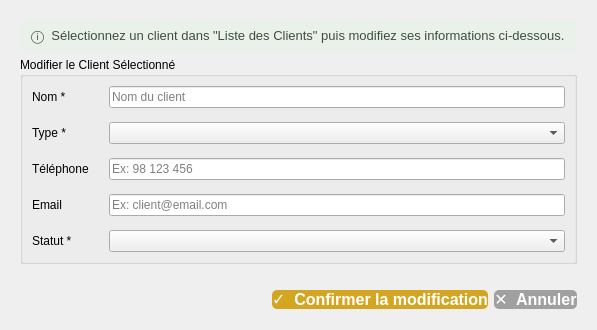
                                <widget class="QWidget" name="tabModifier2">
                                  <attribute name="title">
                                    <string>Modifier un Client</string>
                                  </attribute>
                                  <layout class="QVBoxLayout" name="vlModifier">
                                    <property name="leftMargin">
                                      <number>20</number>
                                    </property>
                                    <property name="topMargin">
                                      <number>20</number>
                                    </property>
                                    <property name="rightMargin">
                                      <number>20</number>
                                    </property>
                                    <property name="bottomMargin">
                                      <number>20</number>
                                    </property>
                                    <item>
                                      <widget class="QLabel" name="lblModifierInfo">
                                        <property name="text">
                                          <string>ⓘ  Sélectionnez un client dans "Liste des Clients" puis modifiez ses informations ci-dessous.</string>
                                        </property>
                                        <property name="styleSheet">
                                          <string>QLabel { background-color: #EAF0EA; color: #3D4F3C; border-radius: 4px; padding: 8px; font-size: 10pt; }</string>
                                        </property>
                                      </widget>
                                    </item>
                                    <item>
                                      <widget class="QGroupBox" name="grpFormModifier">
                                        <property name="title">
                                          <string>Modifier le Client Sélectionné</string>
                                        </property>
                                        <layout class="QFormLayout" name="formModifier1">
                                          <property name="horizontalSpacing">
                                            <number>20</number>
                                          </property>
                                          <property name="verticalSpacing">
                                            <number>14</number>
                                          </property>
                                          <item row="0" column="0">
                                            <widget class="QLabel">
                                              <property name="text">
                                                <string>Nom *</string>
                                              </property>
                                            </widget>
                                          </item>
                                          <item row="0" column="1">
                                            <widget class="QLineEdit" name="txtModifierNom">
                                              <property name="placeholderText">
                                                <string>Nom du client</string>
                                              </property>
                                            </widget>
                                          </item>
                                          <item row="1" column="0">
                                            <widget class="QLabel">
                                              <property name="text">
                                                <string>Type *</string>
                                              </property>
                                            </widget>
                                          </item>
                                          <item row="1" column="1">
                                            <widget class="QComboBox" name="cmbModifierType" />
                                          </item>
                                          <item row="2" column="0">
                                            <widget class="QLabel">
                                              <property name="text">
                                                <string>Téléphone</string>
                                              </property>
                                            </widget>
                                          </item>
                                          <item row="2" column="1">
                                            <widget class="QLineEdit" name="txtModifierTel">
                                              <property name="placeholderText">
                                                <string>Ex: 98 123 456</string>
                                              </property>
                                            </widget>
                                          </item>
                                          <item row="3" column="0">
                                            <widget class="QLabel">
                                              <property name="text">
                                                <string>Email</string>
                                              </property>
                                            </widget>
                                          </item>
                                          <item row="3" column="1">
                                            <widget class="QLineEdit" name="txtModifierEmail">
                                              <property name="placeholderText">
                                                <string>Ex: client@email.com</string>
                                              </property>
                                            </widget>
                                          </item>
                                          <item row="4" column="0">
                                            <widget class="QLabel">
                                              <property name="text">
                                                <string>Statut *</string>
                                              </property>
                                            </widget>
                                          </item>
                                          <item row="4" column="1">
                                            <widget class="QComboBox" name="cmbModifierStatut" />
                                          </item>
                                        </layout>
                                      </widget>
                                    </item>
                                    <item>
                                      <spacer>
                                        <property name="orientation">
                                          <enum>Qt::Vertical</enum>
                                        </property>
                                        <property name="sizeHint" stdset="0">
                                          <size>
                                            <width>20</width>
                                            <height>20</height>
                                          </size>
                                        </property>
                                      </spacer>
                                    </item>
                                    <item>
                                      <layout class="QHBoxLayout">
                                        <item>
                                          <spacer>
                                            <property name="orientation">
                                              <enum>Qt::Horizontal</enum>
                                            </property>
                                            <property name="sizeHint" stdset="0">
                                              <size>
                                                <width>40</width>
                                                <height>20</height>
                                              </size>
                                            </property>
                                          </spacer>
                                        </item>
                                        <item>
                                          <widget class="QPushButton" name="btnConfirmerModifier">
                                            <property name="text">
                                              <string>✓  Confirmer la modification</string>
                                            </property>
                                            <property name="minimumHeight">
                                              <number>48</number>
                                            </property>
                                            <property name="minimumWidth">
                                              <number>260</number>
                                            </property>
                                            <property name="styleSheet">
                                              <string>QPushButton { background-color: #D4A520; color: #FFFFFF; border: none; border-radius: 5px; font-size: 12pt; font-weight: bold; } QPushButton:hover { background-color: #E6C36A; } QPushButton:pressed { background-color: #B8901A; }</string>
                                            </property>
                                          </widget>
                                        </item>
                                        <item>
                                          <widget class="QPushButton" name="btnAnnulerModifier">
                                            <property name="text">
                                              <string>✕  Annuler</string>
                                            </property>
                                            <property name="minimumHeight">
                                              <number>48</number>
                                            </property>
                                            <property name="minimumWidth">
                                              <number>160</number>
                                            </property>
                                            <property name="styleSheet">
                                              <string>QPushButton { background-color: #A0A0A0; color: #FFFFFF; border: none; border-radius: 5px; font-size: 12pt; font-weight: bold; } QPushButton:hover { background-color: #B8B8B8; }</string>
                                            </property>
                                          </widget>
                                        </item>
                                      </layout>
                                    </item>
                                  </layout>
                                </widget>
